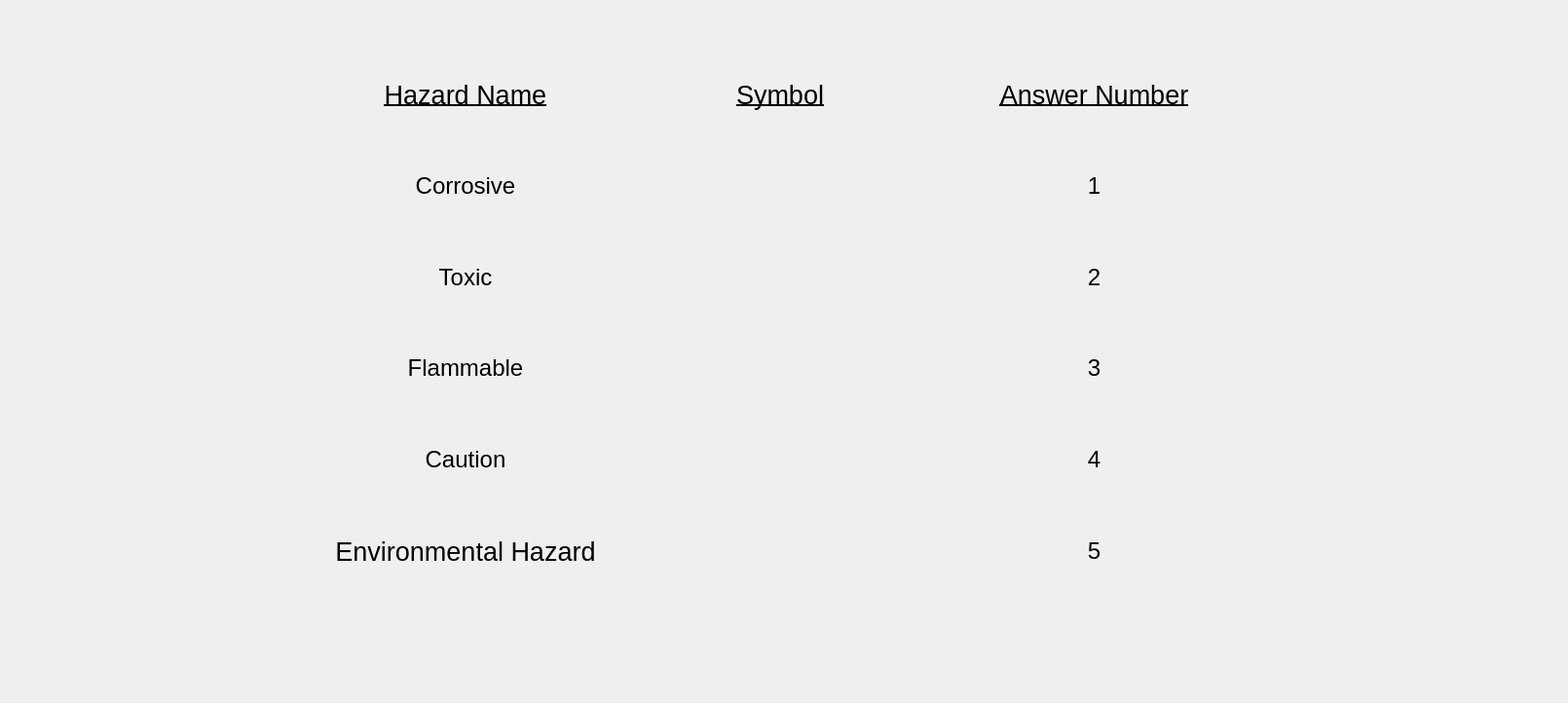
      <widget class="QWidget" name="symbol_tab">
       <attribute name="title">
        <string>Symbol Guide</string>
       </attribute>
       <widget class="QWidget" name="layoutWidget_3">
        <property name="geometry">
         <rect>
          <x>0</x>
          <y>0</y>
          <width>1601</width>
          <height>713</height>
         </rect>
        </property>
        <layout class="QGridLayout" name="hazard_grid_3" columnstretch="2,0,2">
         <property name="leftMargin">
          <number>200</number>
         </property>
         <property name="topMargin">
          <number>50</number>
         </property>
         <property name="rightMargin">
          <number>200</number>
         </property>
         <property name="bottomMargin">
          <number>100</number>
         </property>
         <property name="spacing">
          <number>0</number>
         </property>
         <item row="3" column="1">
          <widget class="QLabel" name="sym_11">
           <property name="font">
            <font>
             <pointsize>20</pointsize>
            </font>
           </property>
           <property name="text">
            <string/>
           </property>
           <property name="pixmap">
            <pixmap>images/coshhflammable.jpg</pixmap>
           </property>
           <property name="scaledContents">
            <bool>true</bool>
           </property>
           <property name="alignment">
            <set>Qt::AlignCenter</set>
           </property>
          </widget>
         </item>
         <item row="5" column="0">
          <widget class="QLabel" name="sym_5_name_3">
           <property name="font">
            <font>
             <pointsize>20</pointsize>
            </font>
           </property>
           <property name="text">
            <string>Environmental Hazard</string>
           </property>
           <property name="alignment">
            <set>Qt::AlignCenter</set>
           </property>
          </widget>
         </item>
         <item row="0" column="0">
          <widget class="QLabel" name="haz_title_3">
           <property name="palette">
            <palette>
             <active/>
             <inactive/>
             <disabled/>
            </palette>
           </property>
           <property name="font">
            <font>
             <pointsize>20</pointsize>
             <underline>true</underline>
            </font>
           </property>
           <property name="text">
            <string>Hazard Name</string>
           </property>
           <property name="alignment">
            <set>Qt::AlignCenter</set>
           </property>
          </widget>
         </item>
         <item row="2" column="1">
          <widget class="QLabel" name="sym_12">
           <property name="font">
            <font>
             <pointsize>20</pointsize>
            </font>
           </property>
           <property name="text">
            <string/>
           </property>
           <property name="pixmap">
            <pixmap>images/coshhtoxic.jpg</pixmap>
           </property>
           <property name="scaledContents">
            <bool>true</bool>
           </property>
           <property name="alignment">
            <set>Qt::AlignCenter</set>
           </property>
           <property name="wordWrap">
            <bool>true</bool>
           </property>
          </widget>
         </item>
         <item row="4" column="0">
          <widget class="QLabel" name="sym_4_name_3">
           <property name="font">
            <font>
             <pointsize>18</pointsize>
            </font>
           </property>
           <property name="text">
            <string>Caution</string>
           </property>
           <property name="alignment">
            <set>Qt::AlignCenter</set>
           </property>
          </widget>
         </item>
         <item row="4" column="1">
          <widget class="QLabel" name="sym_13">
           <property name="font">
            <font>
             <pointsize>20</pointsize>
            </font>
           </property>
           <property name="text">
            <string/>
           </property>
           <property name="pixmap">
            <pixmap>images/coshhcaution.jpg</pixmap>
           </property>
           <property name="scaledContents">
            <bool>true</bool>
           </property>
           <property name="alignment">
            <set>Qt::AlignCenter</set>
           </property>
          </widget>
         </item>
         <item row="0" column="1">
          <widget class="QLabel" name="sym_title_3">
           <property name="font">
            <font>
             <pointsize>20</pointsize>
             <underline>true</underline>
            </font>
           </property>
           <property name="text">
            <string>Symbol</string>
           </property>
           <property name="alignment">
            <set>Qt::AlignCenter</set>
           </property>
          </widget>
         </item>
         <item row="1" column="2">
          <widget class="QLabel" name="sym_1_ans_3">
           <property name="font">
            <font>
             <pointsize>18</pointsize>
            </font>
           </property>
           <property name="text">
            <string>1</string>
           </property>
           <property name="alignment">
            <set>Qt::AlignCenter</set>
           </property>
          </widget>
         </item>
         <item row="2" column="2">
          <widget class="QLabel" name="sym_2_ans_3">
           <property name="font">
            <font>
             <pointsize>18</pointsize>
            </font>
           </property>
           <property name="text">
            <string>2</string>
           </property>
           <property name="alignment">
            <set>Qt::AlignCenter</set>
           </property>
          </widget>
         </item>
         <item row="4" column="2">
          <widget class="QLabel" name="sym_4_ans_3">
           <property name="font">
            <font>
             <pointsize>18</pointsize>
            </font>
           </property>
           <property name="text">
            <string>4</string>
           </property>
           <property name="alignment">
            <set>Qt::AlignCenter</set>
           </property>
          </widget>
         </item>
         <item row="1" column="1">
          <widget class="QLabel" name="sym_14">
           <property name="sizePolicy">
            <sizepolicy hsizetype="Expanding" vsizetype="Preferred">
             <horstretch>0</horstretch>
             <verstretch>0</verstretch>
            </sizepolicy>
           </property>
           <property name="minimumSize">
            <size>
             <width>0</width>
             <height>0</height>
            </size>
           </property>
           <property name="font">
            <font>
             <pointsize>20</pointsize>
            </font>
           </property>
           <property name="text">
            <string/>
           </property>
           <property name="pixmap">
            <pixmap>images/coshhcorrosive.jpg</pixmap>
           </property>
           <property name="scaledContents">
            <bool>true</bool>
           </property>
           <property name="alignment">
            <set>Qt::AlignCenter</set>
           </property>
           <property name="wordWrap">
            <bool>false</bool>
           </property>
          </widget>
         </item>
         <item row="3" column="2">
          <widget class="QLabel" name="sym_3_ans_3">
           <property name="font">
            <font>
             <pointsize>18</pointsize>
            </font>
           </property>
           <property name="text">
            <string>3</string>
           </property>
           <property name="alignment">
            <set>Qt::AlignCenter</set>
           </property>
          </widget>
         </item>
         <item row="3" column="0">
          <widget class="QLabel" name="sym_3_name_3">
           <property name="font">
            <font>
             <pointsize>18</pointsize>
            </font>
           </property>
           <property name="text">
            <string>Flammable</string>
           </property>
           <property name="alignment">
            <set>Qt::AlignCenter</set>
           </property>
          </widget>
         </item>
         <item row="5" column="1">
          <widget class="QLabel" name="sym_15">
           <property name="font">
            <font>
             <pointsize>20</pointsize>
            </font>
           </property>
           <property name="text">
            <string/>
           </property>
           <property name="pixmap">
            <pixmap>images/coshhenvironment.jpg</pixmap>
           </property>
           <property name="scaledContents">
            <bool>true</bool>
           </property>
           <property name="alignment">
            <set>Qt::AlignCenter</set>
           </property>
          </widget>
         </item>
         <item row="2" column="0">
          <widget class="QLabel" name="sym_2_name_3">
           <property name="font">
            <font>
             <pointsize>18</pointsize>
            </font>
           </property>
           <property name="text">
            <string>Toxic</string>
           </property>
           <property name="alignment">
            <set>Qt::AlignCenter</set>
           </property>
          </widget>
         </item>
         <item row="1" column="0">
          <widget class="QLabel" name="sym_1_name_3">
           <property name="font">
            <font>
             <pointsize>18</pointsize>
            </font>
           </property>
           <property name="text">
            <string>Corrosive</string>
           </property>
           <property name="alignment">
            <set>Qt::AlignCenter</set>
           </property>
          </widget>
         </item>
         <item row="5" column="2">
          <widget class="QLabel" name="sym_5_ans_3">
           <property name="font">
            <font>
             <pointsize>18</pointsize>
            </font>
           </property>
           <property name="text">
            <string>5</string>
           </property>
           <property name="alignment">
            <set>Qt::AlignCenter</set>
           </property>
          </widget>
         </item>
         <item row="0" column="2">
          <widget class="QLabel" name="ans_title_3">
           <property name="font">
            <font>
             <pointsize>20</pointsize>
             <underline>true</underline>
            </font>
           </property>
           <property name="text">
            <string>Answer Number</string>
           </property>
           <property name="alignment">
            <set>Qt::AlignCenter</set>
           </property>
          </widget>
         </item>
        </layout>
       </widget>
      </widget>
